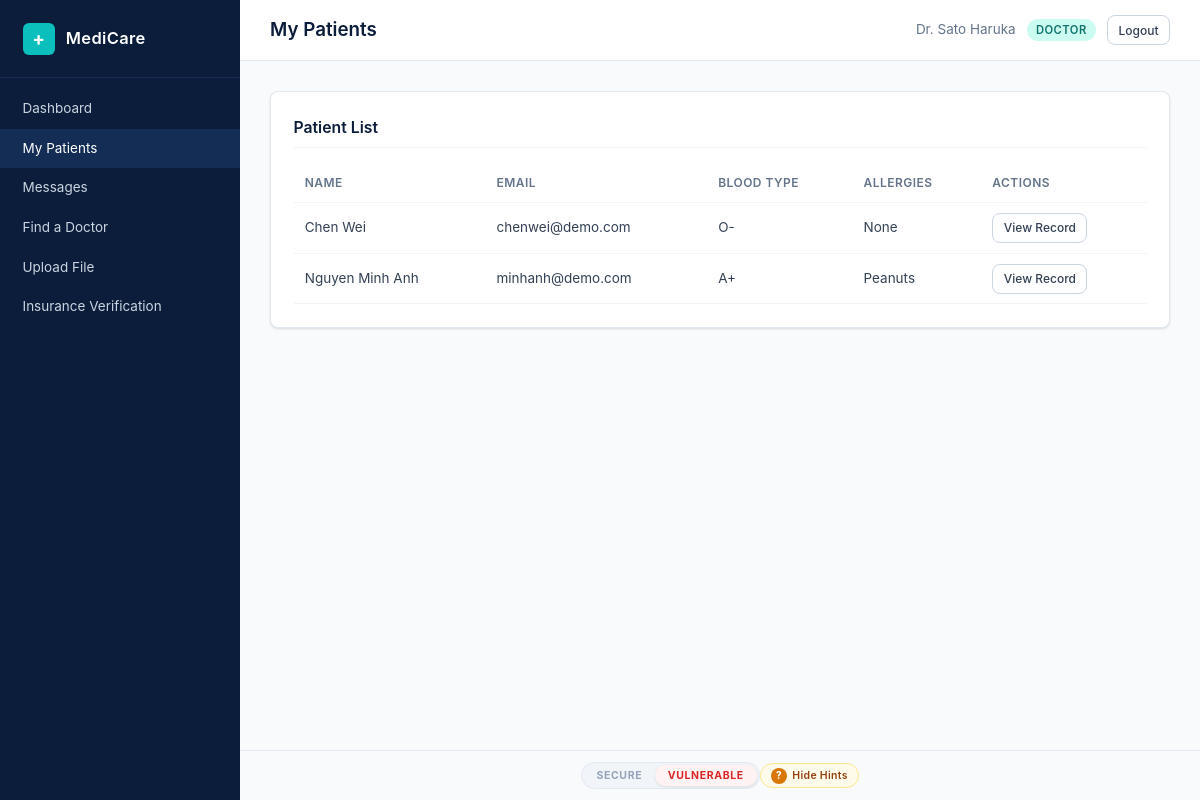
Page /doctor/patients.php (signed in) on the committed database.
### tables this page shows
CREATE TABLE users (
    id INT AUTO_INCREMENT PRIMARY KEY,
    name VARCHAR(100) NOT NULL,
    email VARCHAR(150) NOT NULL UNIQUE,
    password VARCHAR(255) NOT NULL,
    role ENUM('patient','doctor','admin') NOT NULL DEFAULT 'patient',
    created_at TIMESTAMP DEFAULT CURRENT_TIMESTAMP
);

### config.php (called while the page is built, shortened)
<?php
function esc(string $value): string {
    return htmlspecialchars($value, ENT_QUOTES, 'UTF-8');
}

### doctor/patients.php (the view, shortened to what this page needs)
<?php
require_once __DIR__ . '/../config.php';
require_once __DIR__ . '/../helpers.php';
$conn = getDB();
$doctorId = currentUserId();
$stmt = $conn->prepare(
    "SELECT DISTINCT u.id, u.name, u.email, p.blood_type, p.allergies
     FROM appointments a
     JOIN users u ON a.patient_id = u.id
     LEFT JOIN patients p ON p.user_id = u.id
     WHERE a.doctor_id = ?
     ORDER BY u.name"
);
$stmt->execute([$doctorId]);
$patients = $stmt->fetchAll();
?>
<div class="card">
    <h2 class="card-title">Patient List</h2>
    <?php if (empty($patients)): ?>
        <p class="text-muted">No patients assigned.</p>
    <?php else: ?>
        <table class="data-table">
            <thead>
                <tr>
                    <th>Name</th>
                    <th>Email</th>
                    <th>Blood Type</th>
                    <th>Allergies</th>
                    <th>Actions</th>
                </tr>
            </thead>
            <tbody>
                <?php foreach ($patients as $p): ?>
                    <tr>
                        <td><?= esc($p['name']) ?></td>
                        <td><?= esc($p['email']) ?></td>
                        <td><?= esc($p['blood_type'] ?? 'N/A') ?></td>
                        <td><?= esc($p['allergies'] ?? 'None') ?></td>
                        <td>
                            <a href="/patient/records.php?patient_id=<?= $p['id'] ?>" class="btn btn-sm">View Record</a>
                        </td>
                    </tr>
                <?php endforeach; ?>
            </tbody>
        </table>
    <?php endif; ?>
</div>

### assets/style.css (style rules this page uses)
*, *::before, *::after { margin: 0; padding: 0; box-sizing: border-box; }
:root { --navy: #0B1D3A; --navy-light: #132D54; --navy-dark: #071429; --teal: #0ABFBC; --teal-dark: #089E9B; --white: #FFFFFF; --gray-50: #F8FAFC; --gray-100: #F1F5F9; --gray-200: #E2E8F0; --gray-300: #CBD5E1; --gray-400: #94A3B8; --gray-500: #64748B; --gray-700: #334155; --red: #EF4444; --red-bg: #FEF2F2; --green: #22C55E; --green-bg: #F0FDF4; --amber: #F59E0B; --amber-bg: #FFFBEB; --blue: #3B82F6; --radius: 8px; --shadow: 0 1px 3px rgba(0,0,0,0.08), 0 1px 2px rgba(0,0,0,0.06); --shadow-md: 0 4px 6px rgba(0,0,0,0.07), 0 2px 4px rgba(0,0,0,0.06); --sidebar-width: 240px; --font: -apple-system, BlinkMacSystemFont, "Segoe UI", system-ui, sans-serif; }
html { font-size: 15px; }
body { font-family: var(--font); background: var(--gray-50); color: var(--gray-700); line-height: 1.6; min-height: 100vh; }
.card { background: var(--white); border: 1px solid var(--gray-200); border-radius: var(--radius); padding: 1.5rem; margin-bottom: 1.25rem; box-shadow: var(--shadow); }
.card-title { font-size: 1.05rem; font-weight: 600; color: var(--navy); margin-bottom: 1rem; padding-bottom: 0.5rem; border-bottom: 1px solid var(--gray-100); }
.data-table { width: 100%; border-collapse: collapse; }
.data-table th, .data-table td { padding: 0.65rem 0.75rem; text-align: left; border-bottom: 1px solid var(--gray-100); font-size: 0.9rem; }
.data-table th { font-weight: 600; color: var(--gray-500); font-size: 0.8rem; text-transform: uppercase; letter-spacing: 0.04em; }
.btn { display: inline-block; padding: 0.55rem 1.1rem; border: 1px solid var(--gray-300); border-radius: var(--radius); background: var(--white); color: var(--gray-700); font-family: var(--font); font-size: 0.85rem; font-weight: 500; cursor: pointer; text-decoration: none; text-align: center; transition: background 0.15s, border-color 0.15s; }
.btn-sm { padding: 0.3rem 0.7rem; font-size: 0.8rem; }

### rows in the picture
users: name "Chen Wei", email "chenwei@demo.com", blood_type "O-", allergies "None"
users: name "Nguyen Minh Anh", email "minhanh@demo.com", blood_type "A+", allergies "Peanuts"

### other values in the picture
$item['label'] "Dashboard"
$item['label'] "My Patients"
$item['label'] "Messages"
$item['label'] "Find a Doctor"
$item['label'] "Upload File"
$item['label'] "Insurance Verification"
$title "My Patients"
$name "Dr. Sato Haruka"
$role "DOCTOR"
